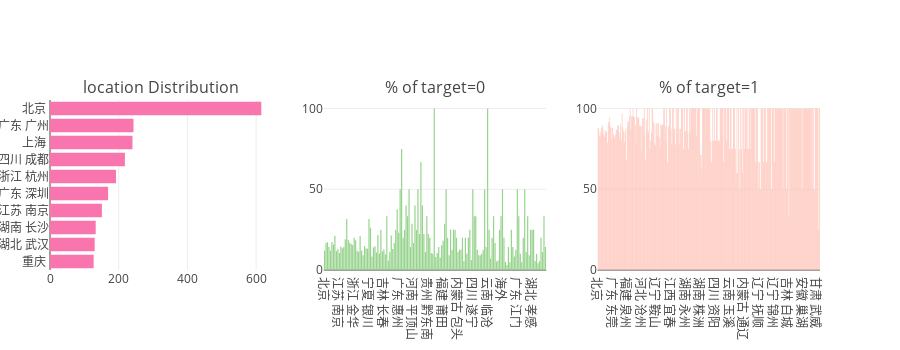

Notebook code for this chart:
### Code cell
utils.catAndTrgt(jlr_df, 'location',10)

### Figure 1 — Plotly figure (JSON) as saved in the notebook; plotly's stock layout.template omitted (floating-point values rounded to 4 significant figures; data arrays with more than 128 entries replaced by an {"elided": "..."} marker saying what was removed)
{"data": [{"marker": {"color": "#f975ae"}, "orientation": "h", "type": "bar", "uid": "a9fac6fa-aa12-11e8-b7d0-6c40089fb510", "x": [127, 130, 133, 151, 169, 192, 218, 240, 243, 615], "xaxis": "x", "y": ["重庆 ", "湖北 武汉", "湖南 长沙", "江苏 南京", "广东 深圳", "浙江 杭州", "四川 成都", "上海 ", "广东 广州", "北京 "], "yaxis": "y"}, {"marker": {"color": "#96D38C"}, "name": "Target : 0", "type": "bar", "uid": "a9fc2ae2-aa12-11e8-b8f0-6c40089fb510", "x": {"elided": "150 str values"}, "xaxis": "x2", "y": {"elided": "150 float values"}, "yaxis": "y2"}, {"marker": {"color": "#FEBFB3"}, "name": "Target : 1", "type": "bar", "uid": "a9fd9b86-aa12-11e8-91a1-6c40089fb510", "x": {"elided": "304 str values"}, "xaxis": "x3", "y": {"elided": "304 float values"}, "yaxis": "y3"}], "layout": {"annotations": [{"font": {"size": 16}, "showarrow": false, "text": "location Distribution", "x": 0.1444, "xanchor": "center", "xref": "paper", "y": 1, "yanchor": "bottom", "yref": "paper"}, {"font": {"size": 16}, "showarrow": false, "text": "% of target=0", "x": 0.5, "xanchor": "center", "xref": "paper", "y": 1, "yanchor": "bottom", "yref": "paper"}, {"font": {"size": 16}, "showarrow": false, "text": "% of target=1", "x": 0.8556, "xanchor": "center", "xref": "paper", "y": 1, "yanchor": "bottom", "yref": "paper"}], "height": 350, "margin": {"l": 50}, "showlegend": false, "xaxis": {"anchor": "y", "domain": [0, 0.2889]}, "xaxis2": {"anchor": "y2", "domain": [0.3556, 0.6444]}, "xaxis3": {"anchor": "y3", "domain": [0.7111, 1]}, "yaxis": {"anchor": "x", "domain": [0, 1]}, "yaxis2": {"anchor": "x2", "domain": [0, 1]}, "yaxis3": {"anchor": "x3", "domain": [0, 1]}}}
